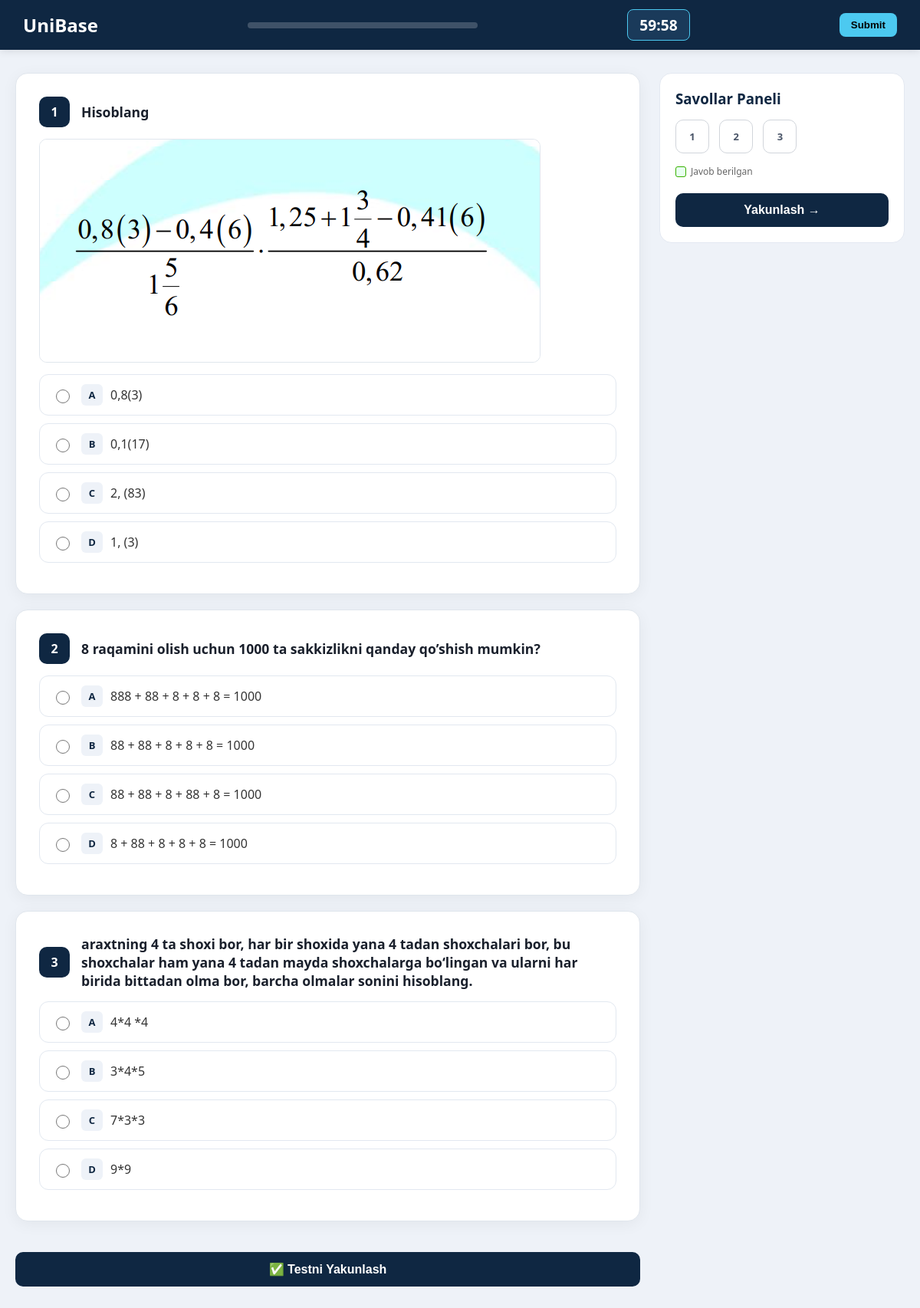
Page /test/Matematika/ (signed in) on the committed database.
### app/models.py (models this page shows, shortened)
class PaidTestMixin(models.Model):
    is_paid = models.BooleanField(default=False)
    price = models.PositiveIntegerField(default=25)
    class Meta:
        abstract = True

class Milliy_Sertifikat(PaidTestMixin):
    FAN_CHOICES = (
        ('Matematika', 'Matematika'),
        ('Ona Tili', 'Ona Tili'),
        ('Tarix', 'Tarix'),
        ('Kimyo', 'Kimyo'),
        ('Biologiya', 'Biologiya'),
        ('Fizika', 'Fizika'),
        ('Ingliz Tili', 'Ingliz Tili'),
    )
    fan = models.CharField(max_length=20, choices=FAN_CHOICES)
    savol = models.TextField()
    savol_rasm = models.ImageField(upload_to='milliy/questions/', blank=True, null=True)
    variant_a = models.CharField(max_length=255, default='')
    variant_b = models.CharField(max_length=255, default='')
    variant_c = models.CharField(max_length=255, default='')
    variant_d = models.CharField(max_length=255, default='')
    image_a = models.ImageField(upload_to='milliy/variants/', blank=True, null=True)
    image_b = models.ImageField(upload_to='milliy/variants/', blank=True, null=True)
    image_c = models.ImageField(upload_to='milliy/variants/', blank=True, null=True)
    image_d = models.ImageField(upload_to='milliy/variants/', blank=True, null=True)
    togri_variant = models.CharField(
        max_length=1,
        choices=[('A', 'A'), ('B', 'B'), ('C', 'C'), ('D', 'D')]
    )

### app/views.py (the view, shortened to what this page needs)
# urls.py: path('test/<str:fan>/', test_boshlash, name='milliy'),
@login_required
def test_boshlash(request, fan):
    session_fan = request.session.get('milliy_fan')
    if session_fan != fan:
        request.session.pop('milliy_start', None)
        request.session.pop('milliy_questions_ids', None)
        request.session['milliy_fan'] = fan
    saved_ids = request.session.get('milliy_questions_ids', [])
    if saved_ids:
        questions = list(Milliy_Sertifikat.objects.filter(id__in=saved_ids, fan=fan))
    else:
        all_questions = list(Milliy_Sertifikat.objects.filter(fan=fan))
        if not all_questions:
            messages.error(request, f"{fan} fani bo'yicha hozircha savollar mavjud emas!")
            return redirect("fan_tanlash")
        if len(all_questions) > 40:
            questions = random.sample(all_questions, 40)
        else:
            questions = all_questions
        request.session['milliy_start'] = time.time()
        request.session['milliy_questions_ids'] = [q.id for q in questions]
    if not questions:
        messages.error(request, f"{fan} fani bo'yicha savollar topilmadi!")
        return redirect("fan_tanlash")
    random.shuffle(questions)
    return render(request, "test_milliy.html", {
        "questions": questions,
        "fan_nomi": fan,
        "total_questions": len(questions),
        "timer_seconds": 90 * 60
    })

### app/templates/test_milliy.html (shortened to what this page needs)
<!DOCTYPE html>
<html lang="uz">
{% load static %}
<head>
</head>
<body>
<div class="topbar">
    <a href="/" class="logo">UniBase</a>
    <div class="progress-container">
    </div>
    <div class="timer-box" id="timer-display">60:00</div>
    <button type="button" onclick="document.getElementById('main-form').submit()"
        style="background:#4cc9f0; border:none; padding:8px 15px; border-radius:8px; font-weight:bold; cursor:pointer;">
        Submit
    </button>
</div>
<div class="layout">
    <main>
        <form method="post" id="main-form">
            {% for q in questions %}
            <div class="question-card" id="q-card-{{ forloop.counter }}">
                <div class="q-header">
                    <div class="q-num">{{ forloop.counter }}</div>
                    <div class="q-text">{{ q.savol }}</div>
                </div>
                {% if q.savol_rasm %}
                    <img src="{{ q.savol_rasm.url }}" alt="Savol rasmi" class="savol-rasm">
                {% endif %}
                <ul class="options-list">
                    <li class="option-item">
                        <input type="radio" name="q_{{ q.id }}" id="q{{ q.id }}_a" value="A">
                        <label for="q{{ q.id }}_a">
                            <span class="option-letter">A</span>
                            {% if q.image_a %}
                                <img src="{{ q.image_a.url }}" alt="A" class="variant-rasm">
                            {% else %}
                                {{ q.variant_a }}
                            {% endif %}
                        </label>
                    </li>
                    <li class="option-item">
                        <input type="radio" name="q_{{ q.id }}" id="q{{ q.id }}_b" value="B">
                        <label for="q{{ q.id }}_b">
                            <span class="option-letter">B</span>
                            {% if q.image_b %}
                                <img src="{{ q.image_b.url }}" alt="B" class="variant-rasm">
                            {% else %}
                                {{ q.variant_b }}
                            {% endif %}
                        </label>
                    </li>
                    <li class="option-item">
                        <input type="radio" name="q_{{ q.id }}" id="q{{ q.id }}_c" value="C">
                        <label for="q{{ q.id }}_c">
                            <span class="option-letter">C</span>
                            {% if q.image_c %}
                                <img src="{{ q.image_c.url }}" alt="C" class="variant-rasm">
                            {% else %}
                                {{ q.variant_c }}
                            {% endif %}
                        </label>
                    </li>
                    <li class="option-item">
                        <input type="radio" name="q_{{ q.id }}" id="q{{ q.id }}_d" value="D">
                        <label for="q{{ q.id }}_d">
                            <span class="option-letter">D</span>
                            {% if q.image_d %}
                                <img src="{{ q.image_d.url }}" alt="D" class="variant-rasm">
                            {% else %}
                                {{ q.variant_d }}
                            {% endif %}
                        </label>
                    </li>
                </ul>
            </div>
            {% endfor %}
            <button type="submit" class="submit-btn">✅ Testni Yakunlash</button>
        </form>
    </main>
    <aside class="navigator">
        <h3 style="margin:0; color:#0f2742;">Savollar Paneli</h3>
        <div class="nav-grid">
            {% for q in questions %}
                <a href="#q-card-{{ forloop.counter }}" class="nav-item" id="nav-{{ q.id }}">
                    {{ forloop.counter }}
                </a>
            {% endfor %}
        </div>
        <div style="margin-top: 15px; font-size: 12px; color: #666;">
            <div style="display:flex; align-items:center; gap:6px; margin-top:8px;">
                <span style="width:12px; height:12px; background:#e8fff1; border:1px solid #38b000; border-radius:3px; display:inline-block;"></span>
                Javob berilgan
            </div>
        </div>
        <button class="submit-btn" onclick="document.getElementById('main-form').submit()">Yakunlash →</button>
    </aside>
</div>
</body>
</html>

### app/templates/test_milliy.html (style rules this page uses)
body { margin: 0; font-family: 'Segoe UI', Tahoma, Geneva, Verdana, sans-serif; background: #eef2f8; color: #333; }
.topbar { position: sticky; top: 0; z-index: 1000; background: #0f2742; color: #fff; display: flex; align-items: center; justify-content: space-between; padding: 12px 30px; box-shadow: 0 2px 10px rgba(0,0,0,0.1); }
.logo { font-size: 1.5rem; font-weight: 800; color: #fff; text-decoration: none; }
.progress-container { width: 300px; height: 8px; background: rgba(255,255,255,0.2); border-radius: 10px; overflow: hidden; }
.timer-box { font-size: 1.2rem; font-weight: 700; background: #1a3a5a; padding: 6px 15px; border-radius: 8px; border: 1px solid #4cc9f0; }
.layout { display: grid; grid-template-columns: 1fr 320px; gap: 25px; max-width: 1200px; margin: 30px auto; padding: 0 20px; }
.question-card { background: #fff; border-radius: 16px; padding: 30px; box-shadow: 0 4px 20px rgba(0,0,0,0.05); border: 1px solid #e0e6ed; margin-bottom: 20px; }
.q-header { display: flex; align-items: center; gap: 15px; margin-bottom: 15px; }
.q-num { width: 40px; height: 40px; background: #0f2742; color: #fff; display: flex; align-items: center; justify-content: center; border-radius: 10px; font-weight: bold; flex-shrink: 0; }
.q-text { font-size: 1.1rem; font-weight: 600; color: #1a202c; }
.savol-rasm { max-width: 100%; max-height: 300px; border-radius: 10px; margin-bottom: 15px; border: 1px solid #e0e6ed; object-fit: contain; display: block; }
.options-list { list-style: none; padding: 0; margin: 0; }
.option-item { display: flex; align-items: center; gap: 12px; padding: 12px 16px; border: 1px solid #e2e8f0; border-radius: 12px; margin-bottom: 10px; cursor: pointer; transition: 0.2s; }
.option-item input[type="radio"] { width: 18px; height: 18px; accent-color: #0f2742; flex-shrink: 0; }
.option-item label { cursor: pointer; display: flex; align-items: center; gap: 10px; width: 100%; }
.option-letter { width: 28px; height: 28px; background: #eef2f8; border-radius: 6px; display: flex; align-items: center; justify-content: center; font-weight: 700; font-size: 13px; color: #0f2742; flex-shrink: 0; }
.navigator { position: sticky; top: 90px; background: #fff; border-radius: 16px; padding: 20px; border: 1px solid #e3e8f1; height: fit-content; }
.nav-grid { display: grid; grid-template-columns: repeat(5, 1fr); gap: 8px; margin-top: 15px; }
.nav-item { width: 42px; height: 42px; display: flex; align-items: center; justify-content: center; border: 1px solid #d1d5db; border-radius: 10px; font-weight: 600; cursor: pointer; text-decoration: none; color: #4a5568; transition: 0.2s; font-size: 13px; }
.submit-btn { width: 100%; padding: 13px; margin-top: 20px; border-radius: 10px; border: none; background: #0f2742; color: #fff; font-weight: 700; font-size: 1rem; cursor: pointer; transition: 0.2s; }

### rows in the picture
Milliy_Sertifikat: savol "Hisoblang", savol_rasm (picture), variant_a "0,8(3)", variant_b "0,1(17)", variant_c "2, (83)", variant_d "1, (3)"
Milliy_Sertifikat: savol "8 raqamini olish uchun 1000 ta sakkizlikni qanday qo’shish mumkin?", variant_a "888 + 88 + 8 + 8 + 8 = 1000", variant_b "88 + 88 + 8 + 8 + 8 = 1000", variant_c "88 + 88 + 8 + 88 + 8 = 1000", variant_d "8 + 88 + 8 + 8 + 8 = 1000"
Milliy_Sertifikat: savol "araxtning 4 ta shoxi bor, har bir shoxida yana 4 tadan shoxchalari bor, bu shoxchalar ham yana 4 tadan mayda shoxchalarga bo‘lingan va ularni har birida bittadan olma bor, barcha olmalar sonini hisoblang.", variant_a "4*4 *4", variant_b "3*4*5", variant_c "7*3*3", variant_d "9*9"
